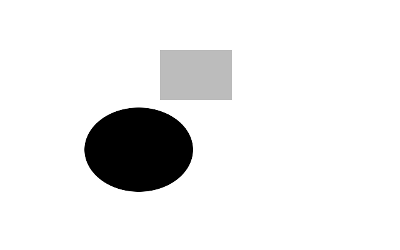
#> input picture pde/lk/flow1-bw-0.png, 400 x 250 px, found by its file name
$ python lk.py   (Python 2 division)
#> lines starting #> are read from the running program, lines starting #| are printed output that depends on the picture
#> further down, im1 is the input picture: shape (250, 400); min 0, max 255, mean 234.3
#| (250, 400)
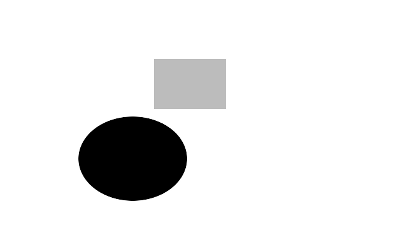
#> input picture app-math-tr/lk/dleft.png, 400 x 250 px
#> further down, im2 is the input picture: shape (250, 400); min 0, max 255, mean 234.3
#| (250, 400)
### app-math-tr/lk/deriv.py
import numpy as np
import scipy.signal as si
from PIL import Image

def gauss_kern():
    """ Returns a normalized 2D gauss kernel array for convolutions """
    h1 = 15
    h2 = 15
    x, y = np.mgrid[0:h2, 0:h1]
    x = x-h2/2
    y = y-h1/2
    sigma = 1.5
    g = np.exp( -( x**2 + y**2 ) / (2*sigma**2) );
    return g / g.sum()

def deriv(im1, im2):
    g = gauss_kern()
    Img_smooth = si.convolve(im1,g,mode='same')
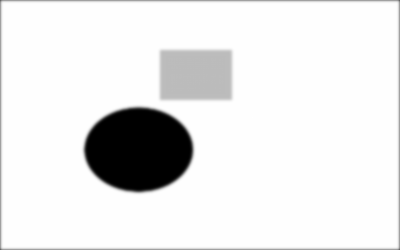
#> Img_smooth: shape (250, 400) float64; min -2.56e-13, max 255, mean 232.4; drawn with min black and max white
    fx,fy=np.gradient(Img_smooth)
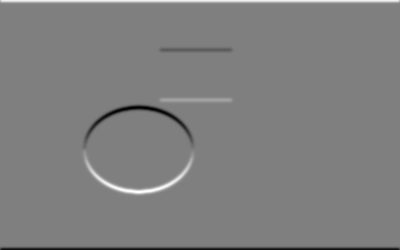
#> fx: shape (250, 400) float64; min -61.06, max 61.06, mean 0; drawn with min black and max white
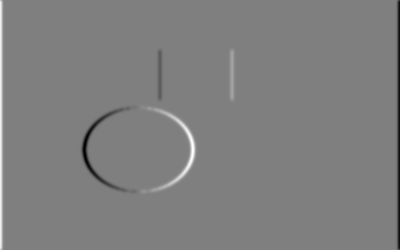
#> fy: shape (250, 400) float64; min -61.06, max 61.06, mean 0; drawn with min black and max white
    ft = si.convolve2d(im1, 0.25 * np.ones((2,2))) + \
        si.convolve2d(im2, -0.25 * np.ones((2,2)))
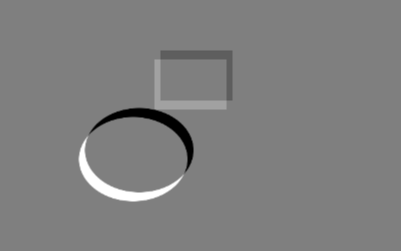
#> ft: shape (251, 401) float64; min -255, max 255, mean 0; drawn with min black and max white

    fx = fx[0:fx.shape[0]-1, 0:fx.shape[1]-1]
#> fx: shape (249, 399) float64
    fy = fy[0:fy.shape[0]-1, 0:fy.shape[1]-1];
#> fy: shape (249, 399) float64
    ft = ft[0:ft.shape[0]-1, 0:ft.shape[1]-1];
#> ft: shape (250, 400) float64
    return fx, fy, ft

# [4 lines that do not run on import are left out]


### app-math-tr/lk/lk.py
import matplotlib.pyplot as plt
import numpy as np
import scipy.signal as si
from PIL import Image
import deriv
import numpy.linalg as lin

def lk(im1, im2, i, j, window_size) :
    fx, fy, ft = deriv.deriv(im1, im2)
    halfWindow = np.floor(window_size/2)
#> (the run stopped early here; a loop or call above may not have finished)
